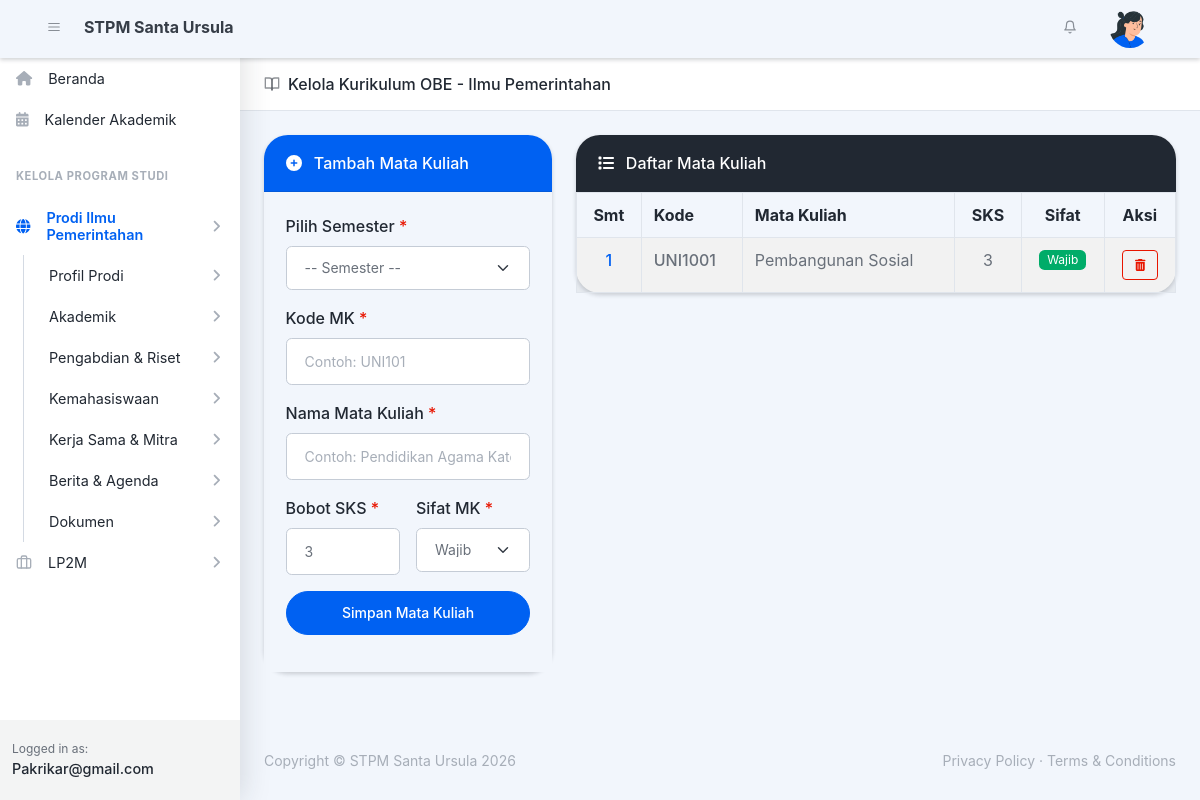
The app's page /index.php?module=prodi_pemerintahan&act=kurikulum (signed in) with its own data.
### tables this page shows
CREATE TABLE `prodi_kurikulum` (
  `id` int(11) NOT NULL,
  `prodi` enum('pemerintahan','sosiatri') NOT NULL,
  `semester` int(2) NOT NULL,
  `kode_mk` varchar(20) NOT NULL,
  `nama_mk` varchar(150) NOT NULL,
  `sks` int(2) NOT NULL,
  `jenis_mk` enum('Wajib','Pilihan') NOT NULL DEFAULT 'Wajib',
  `updated_at` timestamp NOT NULL DEFAULT current_timestamp() ON UPDATE current_timestamp()
);

### modul/kelola_prodi/akademik_kurikulum.php (the view, shortened to what this page needs)
<?php
$mod_aktif = isset($_GET['module']) ? $_GET['module'] : '';
if ($mod_aktif == 'prodi_sosiatri') {
    $prodi = 'sosiatri';
    $nama_prodi = 'Pembangunan Sosial (Sosiatri)';
    $bg_color = 'bg-success';
    $btn_color = 'btn-success';
} else {
    $prodi = 'pemerintahan';
    $nama_prodi = 'Ilmu Pemerintahan';
    $bg_color = 'bg-primary';
    $btn_color = 'btn-primary';
}
$query = $koneksi->query("SELECT * FROM prodi_kurikulum WHERE prodi = '$prodi' ORDER BY semester ASC, jenis_mk DESC, nama_mk ASC");
?>
<header class="page-header page-header-compact page-header-light border-bottom bg-white mb-4">
    <div class="container-xl px-4">
        <div class="page-header-content">
            <div class="row align-items-center pt-3">
                <div class="col-auto mb-3">
                    <h1 class="page-header-title">
                        <div class="page-header-icon"><i data-feather="book-open"></i></div>
                        Kelola Kurikulum OBE - <?= $nama_prodi ?>
                    </h1>
                </div>
            </div>
        </div>
    </div>
</header>
<div class="container-xl px-4 mt-4">
    <div class="row">
        <div class="col-lg-4 mb-4">
            <div class="card shadow-sm border-0">
                <div class="card-header <?= $bg_color ?> text-white">
                    <i class="fas fa-plus-circle me-2"></i> Tambah Mata Kuliah
                </div>
                <div class="card-body bg-light">
                    <form action="index.php?module=<?= $mod_aktif ?>&act=proses_kurikulum" method="POST">
                        <div class="mb-3">
                            <label class="form-label fw-bold text-dark">Pilih Semester <span class="text-danger">*</span></label>
                            <select class="form-select" name="semester" required>
                                <option value="">-- Semester --</option>
                            </select>
                        </div>
                        <div class="mb-3">
                            <label class="form-label fw-bold text-dark">Kode MK <span class="text-danger">*</span></label>
                            <input class="form-control" name="kode_mk" type="text" placeholder="Contoh: UNI101" required>
                        </div>
                        <div class="mb-3">
                            <label class="form-label fw-bold text-dark">Nama Mata Kuliah <span class="text-danger">*</span></label>
                            <input class="form-control" name="nama_mk" type="text" placeholder="Contoh: Pendidikan Agama Katolik" required>
                        </div>
                        <div class="row gx-3 mb-3">
                            <div class="col-md-6">
                                <label class="form-label fw-bold text-dark">Bobot SKS <span class="text-danger">*</span></label>
                                <input class="form-control" name="sks" type="number" min="1" max="6" value="3" required>
                            </div>
                            <div class="col-md-6">
                                <label class="form-label fw-bold text-dark">Sifat MK <span class="text-danger">*</span></label>
                                <select class="form-select" name="jenis_mk">
                                    <option value="Wajib">Wajib</option>
                                </select>
                            </div>
                        </div>
                        <button class="btn <?= $btn_color ?> w-100 rounded-pill fw-bold" type="submit">Simpan Mata Kuliah</button>
                    </form>
                </div>
            </div>
        </div>
        <div class="col-lg-8 mb-4">
            <div class="card shadow-sm border-0">
                <div class="card-header bg-dark text-white">
                    <i class="fas fa-list me-2"></i> Daftar Mata Kuliah
                </div>
                <div class="card-body p-0">
                    <div class="table-responsive">
                        <table class="table table-bordered table-striped table-hover mb-0">
                            <thead class="bg-light text-dark">
                                <tr>
                                    <th class="text-center">Smt</th>
                                    <th>Kode</th>
                                    <th>Mata Kuliah</th>
                                    <th class="text-center">SKS</th>
                                    <th class="text-center">Sifat</th>
                                    <th class="text-center">Aksi</th>
                                </tr>
                            </thead>
                            <tbody>
                                <?php if($query->num_rows > 0): ?>
                                    <?php while($row = $query->fetch_assoc()): ?>
                                    <tr>
                                        <td class="text-center fw-bold text-primary"><?= $row['semester'] ?></td>
                                        <td class="fw-bold"><?= htmlspecialchars($row['kode_mk']) ?></td>
                                        <td><?= htmlspecialchars($row['nama_mk']) ?></td>
                                        <td class="text-center"><?= $row['sks'] ?></td>
                                        <td class="text-center">
                                            <?php if($row['jenis_mk'] == 'Wajib'): ?>
                                                <span class="badge bg-success">Wajib</span>
                                            <?php else: ?>
                                                <span class="badge bg-warning text-dark">Pilihan</span>
                                            <?php endif; ?>
                                        </td>
                                        <td class="text-center">
                                            <a href="index.php?module=<?= $mod_aktif ?>&act=hapus_kurikulum&id=<?= $row['id'] ?>" class="btn btn-sm btn-outline-danger" onclick="return confirm('Yakin ingin menghapus MK ini dari kurikulum?')"><i class="fas fa-trash-alt"></i></a>
                                        </td>
                                    </tr>
                                    <?php endwhile; ?>
                                <?php else: ?>
                                    <tr><td colspan="6" class="text-center py-4 text-muted">Belum ada mata kuliah yang diinputkan.</td></tr>
                                <?php endif; ?>
                            </tbody>
                        </table>
                    </div>
                </div>
            </div>
        </div>
    </div>
</div>

### records on screen
prodi_kurikulum: semester "1", kode_mk "UNI1001", nama_mk "Pembangunan Sosial", sks "3", jenis_mk "Wajib"

### other values on screen
$nama_prodi "Ilmu Pemerintahan"
$_SESSION['username'] "Pakrikar@gmail.com"
